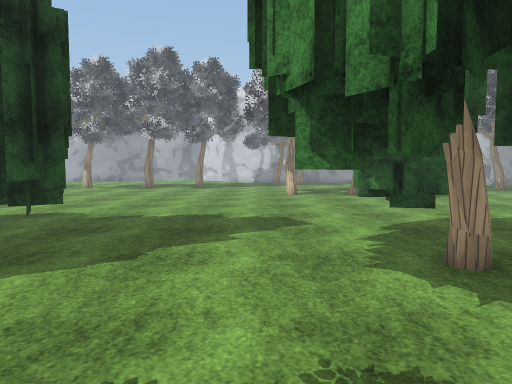
view 1 (above)

16 first-person views from a walk through a 3-D level made in the Unity game engine. The camera is 1.4 m above the floor, tilts 4° down and sees 70° across. The floor is counted in squares, 1 m on a side. Each view is taken from the middle of a square. On the plan, view 1 faces up. The plan holds only what a view shows up to about 16 squares ahead; the rest is blank. The place goes on beyond the plan. Some animated figures are left out. Some surface patterns are stand-ins.

view 2
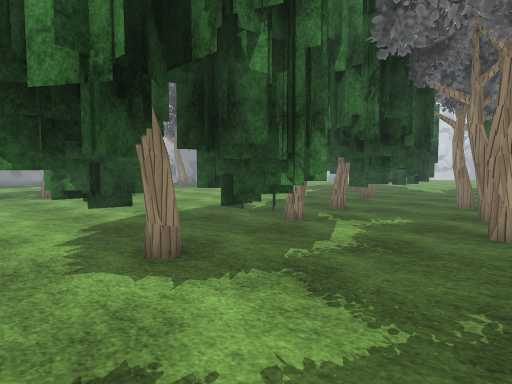

view 3
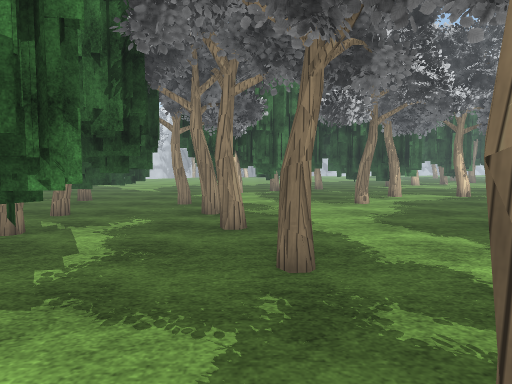

view 4
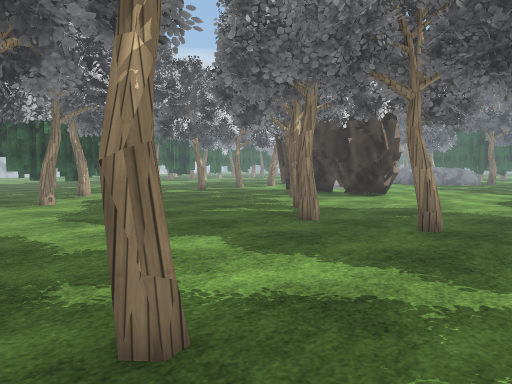

view 5
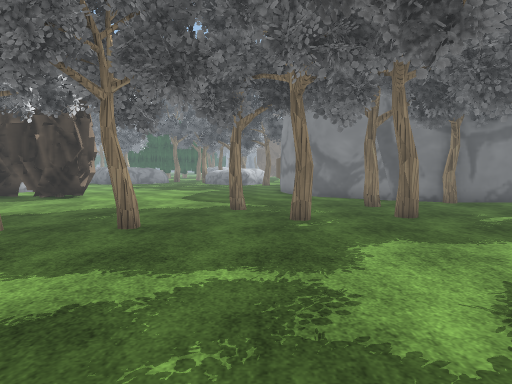

view 6
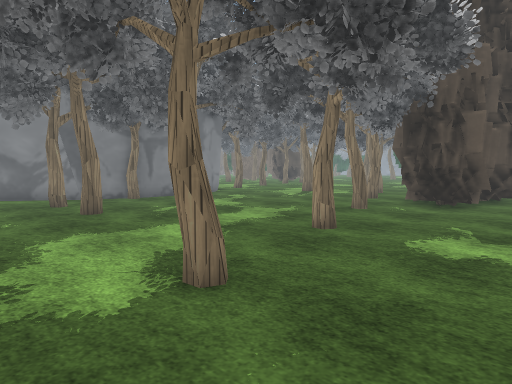

view 7
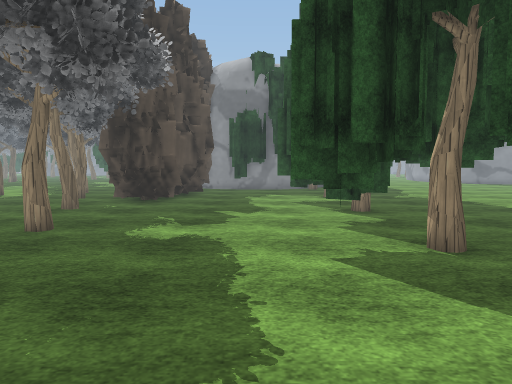

view 8
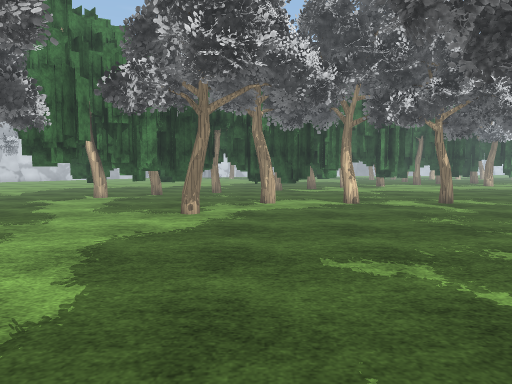

view 9
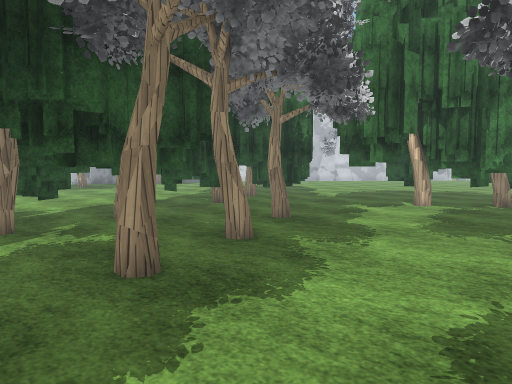

view 10
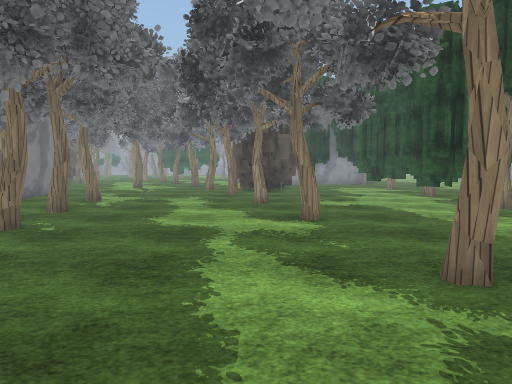

view 11
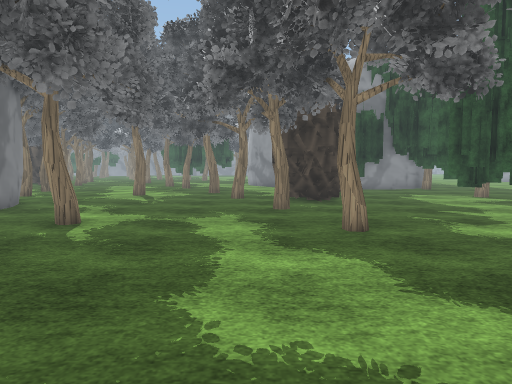

view 12
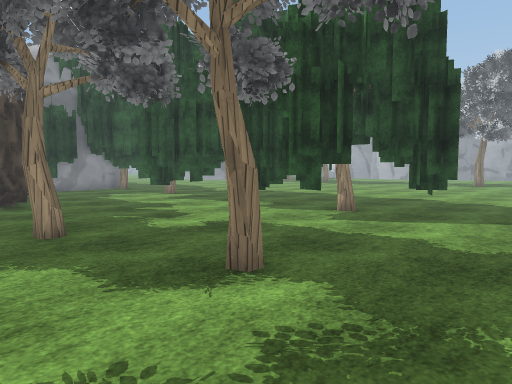

view 13
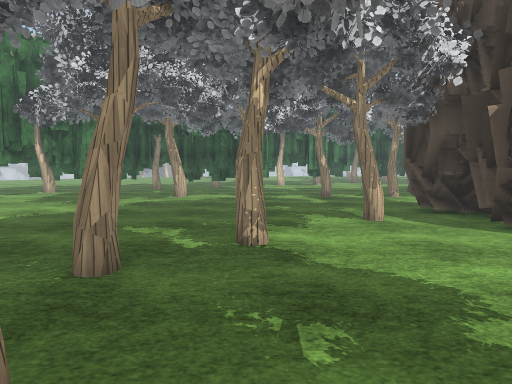

view 14
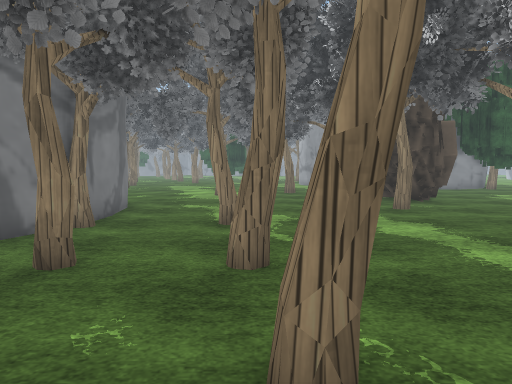

view 15
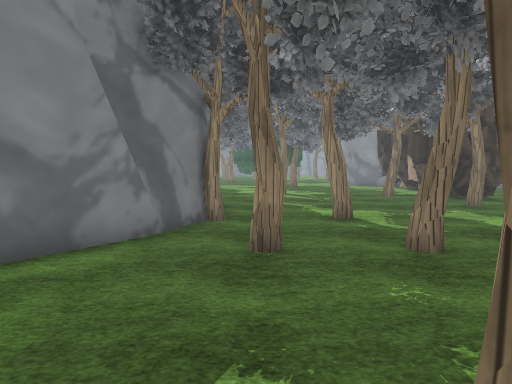

view 16
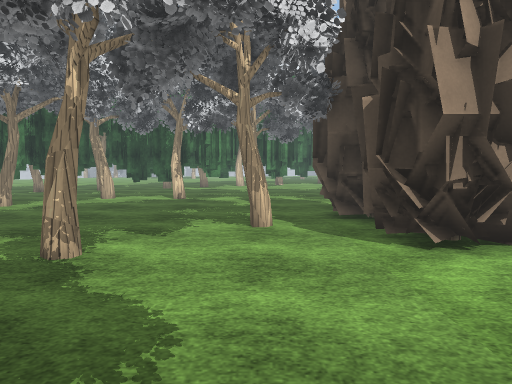

### Floor plan
Key: @ floor where view 1 was taken; # wall or solid block; . floor; O other object.
Columns run from 16 left of view 1 to 19 right of it. Each row starts with its distance up from view 1.
 18                    ..
 17                    ...
 16         ..............
 15         ..............
 14          .............   ...
 13         ..............   ....
 12 ...     .....................
 11 ....    .....................
 10   ....   ....................
  9     ... .................O....
  8  ..OOO......O.....OO ...O O... OOO
  7  ...O...O.OOO.....OOOO..OOOOO OO.OOO
  6  . .O.. O..OO......O.O OOOOOO.O....O
  5 .O OOOOOOOO......O.O OO..OOO........
  4 OOOOO.OO.OO......OOOOO..O..O..O...O.
  3 .O.......OO......O..OO.....O.....OO.
  2 ........................OO.O.....OOO
  1 .....................O..O..........O
  0 ................@OO..O............OO
 -1 ##..........O.....O................O
 -2 ###.........OO.....................
 -3 ###.....O.....................O.....
 -4 ##..O...............................
 -5 O................................O..
 -6 O................................O..
 -7 ..................O..O..............
 -8 ..............O..................O..
 -9 ...........O..O........O.........O.
-10 .......O............................
-11 ................O...................
-12 ...........O.............OO......O..
-13 ....OOOOO..........................
-14 ..OOOO OOOO.............#####.......
-15  OO      OOO.... ......### #  ...O..

Where each view was taken, in squares from view 1:
view 1: 0 up, 0 right, facing up
view 2: 0 up, 0 right, facing up-right
view 3: 1 up, 0 right, facing right
view 4: 1 up, 1 left, facing down-right
view 5: 1 up, 1 left, facing down
view 6: 2 up, 1 left, facing down-left
view 7: 2 up, 0 right, facing left
view 8: 5 down, 3 right, facing right
view 9: 3 down, 6 right, facing up-right
view 10: 3 down, 6 right, facing left
view 11: 5 down, 0 right, facing left
view 12: 5 down, 0 right, facing up-left
view 13: 9 down, 0 right, facing right
view 14: 9 down, 0 right, facing left
view 15: 12 down, 1 right, facing left
view 16: 12 down, 1 right, facing right
